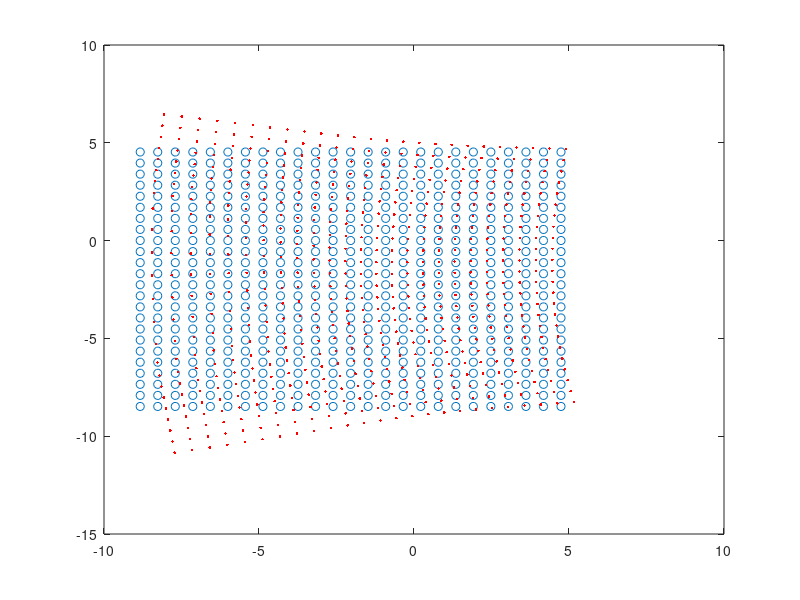

MATLAB code to generate this figure:
clear; clc;
disp = load('B00400.txt')
size(disp)
x=disp(:,1);
y=disp(:,2);
u_x=disp(:,3);
u_y=disp(:,4);

%reference coordinates < 5
 for i = 1:length(x)

    if( x(i) >= 5 || x(i) <= -9)
         
         x(i) = 0;
         y(i) = 0;
         u_x(i) = 0;
         u_y(i) = 0;
         
    end
end

for i = 1:length(y)

    if( y(i) >= 5 || y(i) <= -9)
         
         y(i) = 0;
         x(i) = 0;
         u_x(i) = 0;
         u_y(i) = 0;
         
    end
end
counter1 = 1;
for i = 1:length(x)
    
    if( x(i) ~= 0 && y(i) ~= 0)
        
        x_reduced(counter1) =     x(i);
        y_reduced(counter1) =     y(i);
        u_x_reduced(counter1) =   u_x(i);
        u_y_reduced(counter1) =   u_y(i);
        counter1 = counter1 +1;

    end
end


A = [x y x+u_x y+u_y]

a= x_reduced' 
b= y_reduced' 
c= u_x_reduced'
d= u_y_reduced'
 
B= [x_reduced' y_reduced' u_x_reduced' u_y_reduced']

fid = fopen('reduced_B00400.txt','wt');     % Note the 'wt' for writing in text mode
fprintf(fid,'%f\n',a);                  % The format string is applied to each element of a
fclose(fid);

counter1
plot(x_reduced,y_reduced,'o');
 hold on
plot(x_reduced+u_x_reduced,y_reduced+ u_y_reduced,'r.');

%I made a new change to this crack finder file